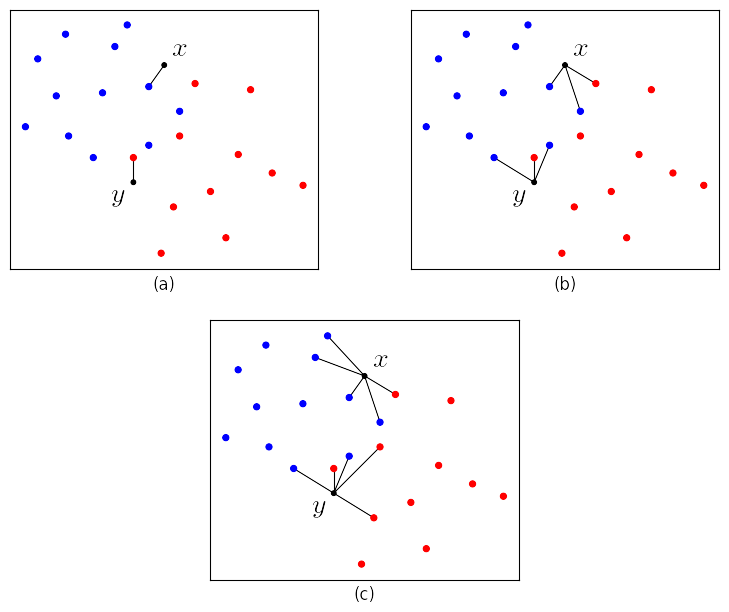

The script that drew this image:
import math
import matplotlib.gridspec as gridspec
import matplotlib.pyplot as plt
import numpy as np
import sys

import os
parent_dir = os.path.dirname(os.path.dirname(os.path.abspath(__file__)))
sys.path.insert(0, parent_dir)
import addtext
import linegraph
import scatterplot


def main(figureSaveLocation):
    """Create an image that demonstrates the classifcation of data points using the k-NN algorithm.

    @type figureSaveLocation - str
    @use  figureSaveLocation - The location where the figure will be saved.
    """

    # Class 1 data and control variables.
    class1X = np.array([0.0, 0.4, 1.0, 1.3, 1.4, 2.2, 2.5, 2.9, 3.3, 4.0, 4.0, 5.0])
    class1Y = np.array([4.3, 6.5, 5.3, 7.3, 4.0, 3.3, 5.4, 6.9, 7.6, 3.7, 5.6, 4.8])
    class1Color = '#0000FF'  # Blue
    class1Size = 30

    # Class 2 data and control variables.
    class2X = np.array([3.5, 4.4, 4.8, 5.0, 5.5, 6.0, 6.5, 6.9, 7.3, 8.0, 9.0])
    class2Y = np.array([3.3, 0.2, 1.7, 4.0, 5.7, 2.2, 0.7, 3.4, 5.5, 2.8, 2.4])
    class2Color = '#FF0000'  # Red
    class2Size = 30

    # Data point to classify X.
    dataPointXXValue = np.array([4.5])
    dataPointXYValue = np.array([6.3])
    dataPointXColor = '#000000'  # Black
    dataPointXSize = 20
    dataPointXTextXValue = dataPointXXValue + 0.5
    dataPointXTextYValue = dataPointXYValue + 0.5

    # Data point to classify Y.
    dataPointYXValue = np.array([3.5])
    dataPointYYValue = np.array([2.5])
    dataPointYColor = '#000000'  # Black
    dataPointYSize = 20
    dataPointYTextXValue = dataPointYXValue - 0.5
    dataPointYTextYValue = dataPointYYValue - 0.5

    # Aggregate all class information.
    scatterXValues = [class1X, class2X, dataPointXXValue, dataPointYXValue]  # The X values for the classes, A and B.
    scatterXAllValues = [j for i in scatterXValues for j in i]  # A list of the X values for all the datapoints.
    scatterXMin = min(scatterXAllValues)
    scatterXMax = max(scatterXAllValues)
    scatterYValues = [class1Y, class2Y, dataPointXYValue, dataPointYYValue]  # The Y values for the classes, A and B.
    scatterYAllValues = [j for i in scatterYValues for j in i]  # A list of the Y values for all the datapoints.
    scatterYMin = min(scatterYAllValues)
    scatterYMax = max(scatterYAllValues)
    colors = [class1Color, class2Color, dataPointXColor, dataPointYColor]  # The colors for the classes, A and B.
    sizes = [class1Size, class2Size, dataPointXSize, dataPointYSize]  # The size of the markers for the scatterplots.
    scatterZorders = [0, 1, 2, 3]  # Used to determine which points should be plotted on top of which other ones (class 1 is on the bottom and 4 on the top).
    lineZorder = [min(scatterZorders) - 1]  # Put the line below all points.

    # Determine the nearest neighbours for data point A.
    dataPointXDistances = [math.sqrt((dataPointXXValue - i)**2 + (dataPointXYValue - j)**2) for i, j in zip(scatterXAllValues, scatterYAllValues)]
    dataPointXSortedDistances = sorted(zip(dataPointXDistances, range(len(dataPointXDistances))))
    dataPointX1NNIndices = [dataPointXSortedDistances[1][1]]  # Ignore the closest data point as that will be data point A.
    dataPointX1NNXValues = [[dataPointXXValue, scatterXAllValues[i]] for i in dataPointX1NNIndices]
    dataPointX1NNYValues = [[dataPointXYValue, scatterYAllValues[i]] for i in dataPointX1NNIndices]
    dataPointX3NNIndices = [i[1] for i in dataPointXSortedDistances[1:4]]  # Ignore the closest data point as that will be data point A.
    dataPointX3NNXValues = [[dataPointXXValue, scatterXAllValues[i]] for i in dataPointX3NNIndices]
    dataPointX3NNYValues = [[dataPointXYValue, scatterYAllValues[i]] for i in dataPointX3NNIndices]
    dataPointX5NNIndices = [i[1] for i in dataPointXSortedDistances[1:6]]  # Ignore the closest data point as that will be data point A.
    dataPointX5NNXValues = [[dataPointXXValue, scatterXAllValues[i]] for i in dataPointX5NNIndices]
    dataPointX5NNYValues = [[dataPointXYValue, scatterYAllValues[i]] for i in dataPointX5NNIndices]

    # Determine the nearest neighbours for data point B.
    dataPointYDistances = [math.sqrt((dataPointYXValue - i)**2 + (dataPointYYValue - j)**2) for i, j in zip(scatterXAllValues, scatterYAllValues)]
    dataPointYSortedDistances = sorted(zip(dataPointYDistances, range(len(dataPointYDistances))))
    dataPointY1NNIndices = [dataPointYSortedDistances[1][1]]  # Ignore the closest data point as that will be data point B.
    dataPointY1NNXValues = [[dataPointYXValue, scatterXAllValues[i]] for i in dataPointY1NNIndices]
    dataPointY1NNYValues = [[dataPointYYValue, scatterYAllValues[i]] for i in dataPointY1NNIndices]
    dataPointY3NNIndices = [i[1] for i in dataPointYSortedDistances[1:4]]  # Ignore the closest data point as that will be data point B.
    dataPointY3NNXValues = [[dataPointYXValue, scatterXAllValues[i]] for i in dataPointY3NNIndices]
    dataPointY3NNYValues = [[dataPointYYValue, scatterYAllValues[i]] for i in dataPointY3NNIndices]
    dataPointY5NNIndices = [i[1] for i in dataPointYSortedDistances[1:6]]  # Ignore the closest data point as that will be data point B.
    dataPointY5NNXValues = [[dataPointYXValue, scatterXAllValues[i]] for i in dataPointY5NNIndices]
    dataPointY5NNYValues = [[dataPointYYValue, scatterYAllValues[i]] for i in dataPointY5NNIndices]

    # Determine the line coordinates for the kNN lines.
    coords1NNXValues = dataPointX1NNXValues + dataPointY1NNXValues
    coords1NNYValues = dataPointX1NNYValues + dataPointY1NNYValues
    coords3NNXValues = dataPointX3NNXValues + dataPointY3NNXValues
    coords3NNYValues = dataPointX3NNYValues + dataPointY3NNYValues
    coords5NNXValues = dataPointX5NNXValues + dataPointY5NNXValues
    coords5NNYValues = dataPointX5NNYValues + dataPointY5NNYValues

    # Create the figure, the grids for the subplots and determine the spacing for the subplots.
    currentFigure = plt.figure()
    gsTopRow = gridspec.GridSpec(2, 4)
    gsBotRow = gridspec.GridSpec(2, 4)
    gsTopRow.update(left=0.005, right=0.995, bottom=0.05, top=1, wspace=0.05)#, hspace=0.05)
    gsBotRow.update(left=0.005, right=0.995, bottom=0.05, top=1, wspace=0.05)#, hspace=0.05)

    # Create the scatterplot for the 1NN graph.
    scatter1NN = plt.subplot(gsTopRow[0, 0:2])  # Scatter plot for the 1NN example.
    scatter1NN.axis('scaled')
    scatterplot.graphGeneration(scatterXValues, scatterYValues, currentFigure=currentFigure, colors=colors, sizes=sizes, zorders=scatterZorders)
    scatter1NN.set_xlim(left=scatterXMin - 0.5, right=scatterXMax + 0.5)
    scatter1NN.set_ylim(bottom=scatterYMin - 0.5, top=scatterYMax + 0.5)
    linegraph.graphGeneration(coords1NNXValues, coords1NNYValues, currentFigure=currentFigure, markerSizes=[0] * 2, lineWidths=[1.0] * 2, zorders=lineZorder)
    addtext.graphGeneration([dataPointXTextXValue, dataPointYTextXValue], [dataPointXTextYValue, dataPointYTextYValue], [r'$x$', r'$y$'], currentFigure=currentFigure, sizes=[dataPointXSize, dataPointYSize])

    # Create the scatterplot for the 3NN graph.
    scatter3NN = plt.subplot(gsTopRow[0, 2:])  # Scatter plot for the 3NN example.
    scatter3NN.axis('scaled')
    scatterplot.graphGeneration(scatterXValues, scatterYValues, currentFigure=currentFigure, colors=colors, sizes=sizes, zorders=scatterZorders)
    scatter3NN.set_xlim(left=scatterXMin - 0.5, right=scatterXMax + 0.5)
    scatter3NN.set_ylim(bottom=scatterYMin - 0.5, top=scatterYMax + 0.5)
    linegraph.graphGeneration(coords3NNXValues, coords3NNYValues, currentFigure=currentFigure, markerSizes=[0] * 6, lineWidths=[1.0] * 6, zorders=lineZorder)
    addtext.graphGeneration([dataPointXTextXValue, dataPointYTextXValue], [dataPointXTextYValue, dataPointYTextYValue], [r'$x$', r'$y$'], currentFigure=currentFigure, sizes=[dataPointXSize, dataPointYSize])

    # Create the scatterplot for the 5NN graph.
    scatter5NN = plt.subplot(gsBotRow[1, 1:3])  # Scatter plot for the 5NN example.
    scatter5NN.axis('scaled')	
    scatterplot.graphGeneration(scatterXValues, scatterYValues, currentFigure=currentFigure, colors=colors, sizes=sizes, zorders=scatterZorders)
    scatter5NN.set_xlim(left=scatterXMin - 0.5, right=scatterXMax + 0.5)
    scatter5NN.set_ylim(bottom=scatterYMin - 0.5, top=scatterYMax + 0.5)
    linegraph.graphGeneration(coords5NNXValues, coords5NNYValues, currentFigure=currentFigure, markerSizes=[0] * 10, lineWidths=[1.0] * 10, zorders=lineZorder)
    addtext.graphGeneration([dataPointXTextXValue, dataPointYTextXValue], [dataPointXTextYValue, dataPointYTextYValue], [r'$x$', r'$y$'], currentFigure=currentFigure, sizes=[dataPointXSize, dataPointYSize])

    # Make all the tick marks invisible, and label the x axes.
    labels = ['(c)', '(b)', '(a)']
    for ax in currentFigure.get_axes():
        removeTickMarks(ax, xAxis=True, yAxis=True)
        currentLabel = labels.pop()
        setLabels(ax, xLabel=currentLabel)
        ax.xaxis.set_label_coords(0.5, -0.025)

    plt.savefig(figureSaveLocation, bbox_inches='tight', transparent=True)
    plt.show()

def setLabels(axes, xLabel='', yLabel=''):
    """Set the X and Y labels of the axes.
    """

    axes.set_xlabel(xLabel)
    axes.set_ylabel(yLabel)

def hideAxesLabelling(axes, xAxis=False, yAxis=False):
    """Hides all tick marks, tick labels, axis labels, etc.
    """

    if xAxis:
        axes.xaxis.set_visible(False)
    if yAxis:
        axes.yaxis.set_visible(False)

def removeTickMarks(axes, xAxis=False, yAxis=False):
    """Removes all tick marks.
    """

    if xAxis:
        axes.set_xticks([])
    if yAxis:
        axes.set_yticks([])

def removeTickLabels(axes, xAxis=False, yAxis=False):
    """Removes that tick labels.
    """

    if xAxis:
        axes.set_xticklabels([])
    if yAxis:
        axes.set_yticklabels([])


if __name__ == '__main__':
    main(sys.argv[1])
